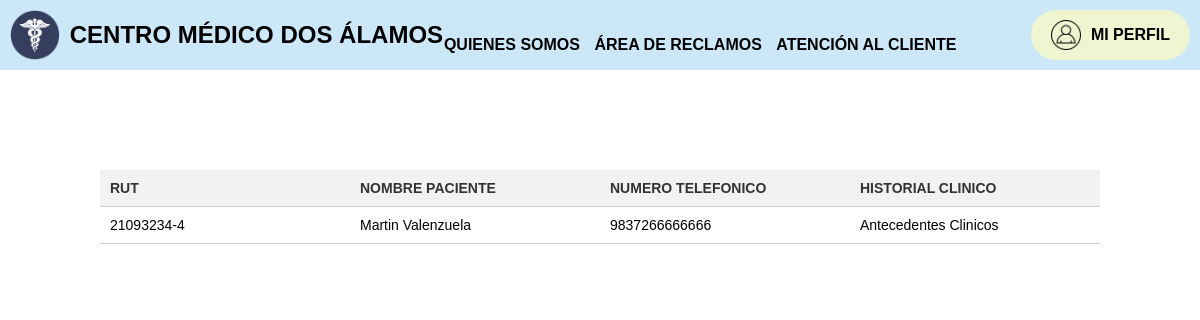
The page /historialclinicopaciente3/ on the database its author committed.
### CentroClinico/models.py (models this page shows, shortened)
class Pacientecli(models.Model):
    id_paciente=models.AutoField(primary_key=True)
    rut=models.CharField(max_length=12)
    nombre_paciente=models.CharField(max_length=100)
    fecha_nac=models.DateField()
    genero=models.ForeignKey(GeneroPaciente, on_delete=models.SET_NULL, null=True)
    numero_telefonico=models.CharField(max_length=13)
    historial_clinico=models.TextField(default='Antecedentes Clinicos')

### CentroClinico/views.py (the view)
# urls.py: path('historialclinicopaciente<id>/', historialclinico, name="historialclinicopaciente"),
def historialclinico(request, id):
    paciente = Pacientecli.objects.get(id_paciente=id)
    contexto = {
        'paciente': paciente
    }
    return render(request, 'medico/historialclinicopaciente.html', contexto)

### CentroClinico/templates/medico/historialclinicopaciente.html (shortened to what this page needs)
{% load static %}
<!DOCTYPE html>
<html lang="es">
<head>
    <link rel="stylesheet" href={% static 'css/micss.css'%}>
</head>
<body>
    <header>
        <a href="{% url 'index' %}" class="logo">
            <img src="{% static 'img/clinica.png' %}" alt="logo">
            <h2 class="nombre-empresa">CENTRO MÉDICO DOS ÁLAMOS</h2>
        </a>
        <nav>
            <a href="#" class="nav-link">QUIENES SOMOS</a>
            <a href="#" class="nav-link">ÁREA DE RECLAMOS</a>
            <a href="#" class="nav-link">ATENCIÓN AL CLIENTE</a>
            <a href="{% url 'perfilmedico' %}" class="boton-enlace">
                <span class="contenido-enlace">
                    <img src="{% static 'img/perfil.png' %}" class="imagen-enlace">
                    <span class="texto-enlace">MI PERFIL</span>
                </span>
            </a>
        </nav>
    </header>
    <div class="table-container">
        <div class="table-wrapper">
            <div class="table-responsive">
                <table class="table">
                    <thead>
                    <tr>
                        <th>RUT</th>
                        <th>Nombre paciente</th>
                        <th>Numero telefonico</th>
                        <th>Historial clinico</th>
                    </tr>
                    </thead>
                    <tbody>
                    <tr>
                        <td>{{ paciente.rut }}</td>
                        <td>{{ paciente.nombre_paciente }}</td>
                        <td>{{ paciente.numero_telefonico }}</td>
                        <td>{{ paciente.historial_clinico }}</td>
                    </tr>
                    </tbody>
                </table>
            </div>
        </div>
    </div>
</body>

### CentroClinico/static/css/micss.css (style rules this page uses)
* { margin: 0; padding: 0; box-sizing: border-box; }
table { color: black; font-size: 14px; table-layout: fixed; border-collapse: collapse; }
th { padding: 20px 15px; font-weight: 700; text-transform: uppercase; }
td { padding: 15px; border-bottom: solid 1px rgba(255, 255, 255, 255); }
tbody tr { cursor: pointer; }
body { font-family: sans-serif; margin: 0; }
a { text-decoration: none; color: black }
header { display: flex; min-height: 70px; background-color: #CCE8F8; justify-content: space-between; align-items: center; padding: 10px; }
.logo { display: flex; align-items: center; }
.logo img { height: 50px; margin-right: 10px; }
nav a { font-weight: 600; padding-right: 10px; }
.boton-enlace { display: inline-block; padding: 10px 20px; background-color: #F0F5D1; color: rgb(0, 0, 0); text-decoration: none; border-radius: 50px; margin-left: 60px; }
.contenido-enlace { display: flex; align-items: center; justify-content: center; }
.texto-enlace { margin-left: 10px; }
.imagen-enlace { width: 30px; }
.table-container { display: flex; justify-content: center; align-items: center; height: 25vh; }
.table-wrapper { width: 100%; max-width: 1000px; transform: translateY(50%); }
.table { width: 100%; border-collapse: collapse; text-align: left; }
.table thead th { background-color: #f2f2f2; color: #333; font-weight: bold; padding: 10px; border-bottom: 1px solid #ccc; }
.table tbody td { padding: 10px; border-bottom: 1px solid #ccc; width: 100%; border-collapse: separate; border-spacing: 0; }
.table-responsive { overflow-x: auto; max-width: 100%; }

### rows shown on the page
Pacientecli: rut "21093234-4", nombre_paciente "Martin Valenzuela", numero_telefonico "9837266666666", historial_clinico "Antecedentes Clinicos"
